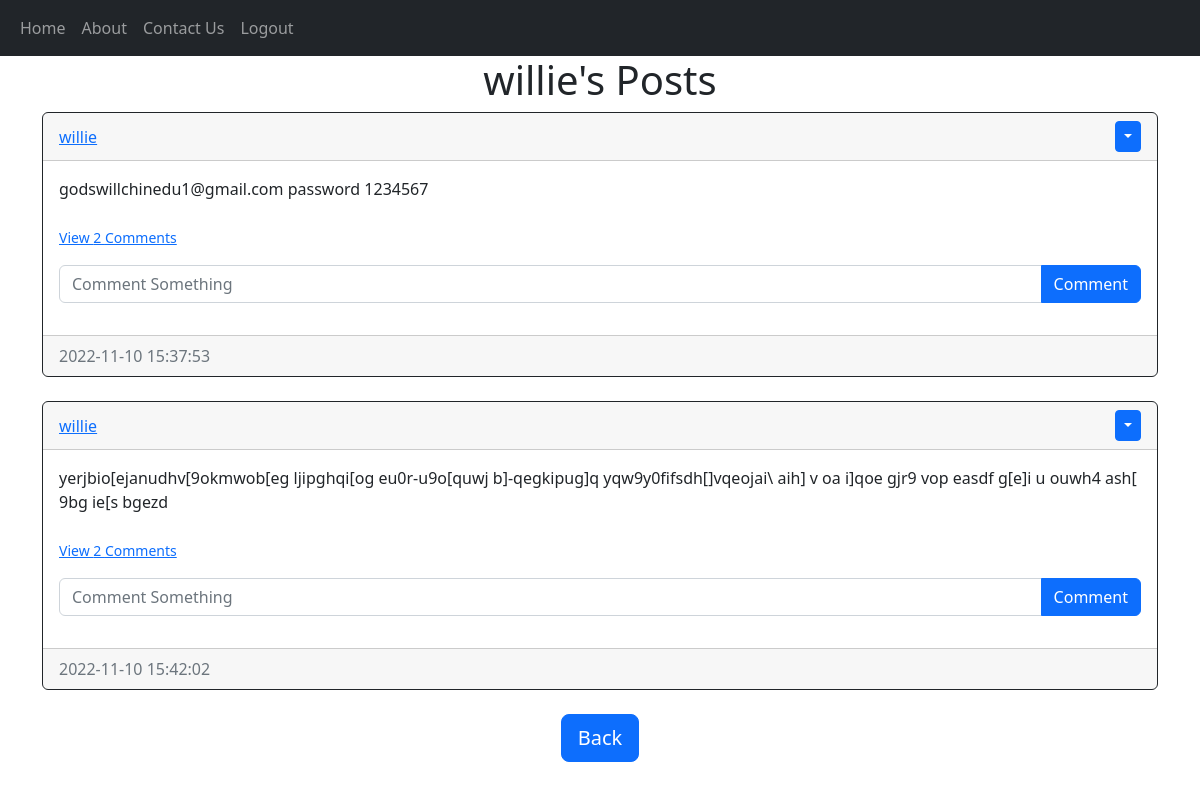
The page /posts/willie (signed in) on the database its author committed.
### website/models.py (models this page shows)
class User(db.Model, UserMixin):
    id = db.Column(db.Integer, primary_key=True)
    email = db.Column(db.String(150), unique=True)
    username = db.Column(db.String(150), unique=True)
    password = db.Column(db.String(150))
    date_created = db.Column(db.DateTime(timezone=True), default=func.now())
    posts = db.relationship('Post', backref='user', passive_deletes=True)
    comments = db.relationship('Comment', backref='user', passive_deletes=True)

class Post(db.Model):
    id = db.Column(db.Integer, primary_key=True)
    text = db.Column(db.Text, nullable=False)
    date_created = db.Column(db.DateTime(timezone=True), default=func.now())
    author = db.Column(db.Integer, db.ForeignKey('user.id', ondelete="CASCADE"), nullable=False)
    comments = db.relationship('Comment', backref='post', passive_deletes=True)

### website/views.py (the view)
@views.route("/posts/<username>")
@login_required
def posts(username):
    user = User.query.filter_by(username=username).first()
    if not user:
        flash('Username does not exist', category='error')
        return redirect(url_for('views.home'))
    posts = user.posts
    return render_template("posts.html", user=current_user, posts=posts, username=username)

### website/__init__.py (called while the page is built)
def create_app():
    app = Flask(__name__)
    app.config['SECRET_KEY'] = "helloworld"
    app.config['SQLALCHEMY_DATABASE_URI'] = f'sqlite:///{DB_NAME}'
    db.init_app(app)
    app.app_context().push()
    from .views import views
    from .auth import auth
    app.register_blueprint(views, url_prefix="/")
    app.register_blueprint(auth, url_prefix="/")
    from . import models
    from .models import User, Post, Comment
    with app.app_context():
        db.create_all()
    create_database(app)
    login_manager = LoginManager()
    login_manager.login_view = "auth.login"
    login_manager.init_app(app)
    @login_manager.user_loader
    def load_user(id):
        return User.query.get(int(id))
    return app
    return app

### website/templates/posts.html (shortened to what this page needs)
{% extends "posts_div.html" %}
{% block header%}
    {{username}}'s Posts
{% endblock %}
{% block footer %}
<div align="center">
    <a href="/home">
        <button type="button" class="btn btn-primary btn-lg">Back</button>
    </a>
</div>
{% endblock %}

### website/templates/posts_div.html (shortened to what this page needs)
{% extends "base.html" %}
{% block content%}
<h1 align="center">{% block header %}Posts{% endblock %}</h1>
<div id="posts">
    {% for post in posts %}
        <div class="card border-dark">
            <div class="card-header d-flex justify-content-between align-items-center">
                <a href="/posts/{{post.user.username}}">{{post.user.username}}</a>
                {% if user.id == post.author %}
                <div class="btn-group">
                    <button type="button" class="btn btn-sm btn-primary dropdown-toggle" data-bs-toggle="dropdown"></button>
                </div>
                {% endif %}
            </div>
            <div class="card-body">
                <div class="card-text">{{post.text}}</div>
                <br>
                <div>
                    <p class="card-test">
                        {% if post.comments|length > 0 %}
                        <a href="#comments-{{post.id}}" data-bs-toggle="collapse" role="button">
                            <small>
                                View {{post.comments|length}} Comments
                            </small>
                        </a>
                        {% else %}
                        <small class="text-muted">No Comments</small>
                        {% endif %}
                    </p>
                </div>
                <form class="input-group mb-3" method="POST" action="/create-comment/{{post.id}}">
                    <input type="text" id="text" name="text" class="form-control" placeholder="Comment Something">
                    <button type="submit" class="btn btn-primary">Comment</button>
                </form>
            </div>
            <div class="card-footer text-muted">
                {{post.date_created}}
            </div>
        </div>
        <br>
    {% endfor %}
</div>
{% block footer %}{% endblock %}
{% endblock %}

### rows shown on the page
User: username "willie"
Post: user.username "willie", text "godswillchinedu1@gmail.com password 1234567", comments|length "2", date_created "2022-11-10 15:37:53"
Post: user.username "willie", text "yerjbio[ejanudhv[9okmwob[eg ljipghqi[og eu0r-u9o[quwj b]-qegkipug]q yqw9y0fifsdh[]vqeojai\\ aih] v oa i]qoe gjr9 vop easdf g[e]i u ouwh4 ash[ 9bg ie[s bgezd", comments|length "2", date_created "2022-11-10 15:42:02"
